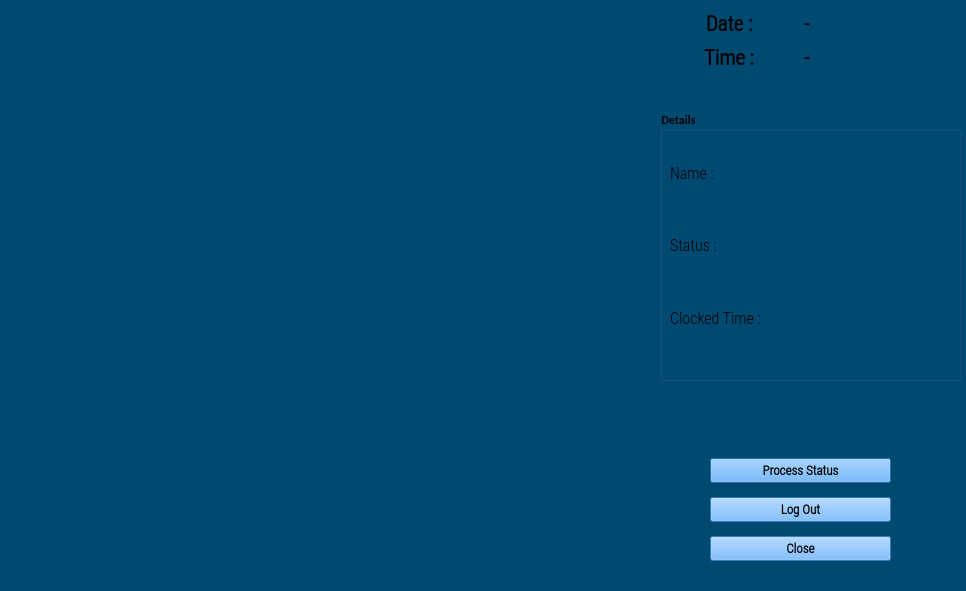
<?xml version="1.0" encoding="UTF-8"?>
<ui version="4.0">
 <class>OutputDialog</class>
 <widget class="QDialog" name="OutputDialog">
  <property name="geometry">
   <rect>
    <x>0</x>
    <y>0</y>
    <width>966</width>
    <height>591</height>
   </rect>
  </property>
  <property name="minimumSize">
   <size>
    <width>0</width>
    <height>0</height>
   </size>
  </property>
  <property name="maximumSize">
   <size>
    <width>1280</width>
    <height>720</height>
   </size>
  </property>
  <property name="font">
   <font>
    <family>Calibri</family>
    <weight>75</weight>
    <bold>true</bold>
   </font>
  </property>
  <property name="windowTitle">
   <string>Access Control Screen</string>
  </property>
  <property name="windowIcon">
   <iconset>
    <normaloff>mcgsicon2.png</normaloff>mcgsicon2.png</iconset>
  </property>
  <property name="styleSheet">
   <string notr="true">background-color: rgb(0, 74, 113)</string>
  </property>
  <widget class="QLabel" name="imgLabel">
   <property name="geometry">
    <rect>
     <x>10</x>
     <y>100</y>
     <width>640</width>
     <height>480</height>
    </rect>
   </property>
   <property name="minimumSize">
    <size>
     <width>4</width>
     <height>0</height>
    </size>
   </property>
   <property name="maximumSize">
    <size>
     <width>640</width>
     <height>480</height>
    </size>
   </property>
   <property name="text">
    <string/>
   </property>
  </widget>
  <widget class="QWidget" name="horizontalLayoutWidget">
   <property name="geometry">
    <rect>
     <x>710</x>
     <y>450</y>
     <width>181</width>
     <height>121</height>
    </rect>
   </property>
   <layout class="QVBoxLayout" name="verticalLayout_3">
    <item>
     <widget class="QPushButton" name="ClockInButton">
      <property name="font">
       <font>
        <family>Roboto Condensed Light</family>
        <pointsize>10</pointsize>
        <weight>75</weight>
        <bold>true</bold>
       </font>
      </property>
      <property name="styleSheet">
       <string notr="true">background-color: rgb(85, 170, 255);</string>
      </property>
      <property name="text">
       <string>Process Status</string>
      </property>
      <property name="checkable">
       <bool>true</bool>
      </property>
     </widget>
    </item>
    <item>
     <widget class="QPushButton" name="ClockOutButton">
      <property name="font">
       <font>
        <family>Roboto Condensed Light</family>
        <pointsize>10</pointsize>
        <weight>75</weight>
        <bold>true</bold>
       </font>
      </property>
      <property name="styleSheet">
       <string notr="true">background-color: rgb(85, 170, 255);</string>
      </property>
      <property name="text">
       <string>Log Out</string>
      </property>
      <property name="checkable">
       <bool>true</bool>
      </property>
     </widget>
    </item>
    <item>
     <widget class="QPushButton" name="clsBtn">
      <property name="font">
       <font>
        <family>Roboto Condensed Light</family>
        <pointsize>10</pointsize>
        <weight>75</weight>
        <bold>true</bold>
       </font>
      </property>
      <property name="styleSheet">
       <string notr="true">background-color: rgb(85, 170, 255);</string>
      </property>
      <property name="text">
       <string>Close</string>
      </property>
      <property name="checkable">
       <bool>true</bool>
      </property>
     </widget>
    </item>
   </layout>
  </widget>
  <widget class="QWidget" name="gridLayoutWidget">
   <property name="geometry">
    <rect>
     <x>660</x>
     <y>10</y>
     <width>281</width>
     <height>61</height>
    </rect>
   </property>
   <layout class="QGridLayout" name="gridLayout_2">
    <item row="0" column="0">
     <widget class="QLabel" name="label">
      <property name="font">
       <font>
        <family>Roboto Condensed Light</family>
        <pointsize>16</pointsize>
        <weight>75</weight>
        <bold>true</bold>
       </font>
      </property>
      <property name="layoutDirection">
       <enum>Qt::LeftToRight</enum>
      </property>
      <property name="text">
       <string>Date :</string>
      </property>
      <property name="alignment">
       <set>Qt::AlignCenter</set>
      </property>
     </widget>
    </item>
    <item row="0" column="1">
     <widget class="QLabel" name="Date_Label">
      <property name="font">
       <font>
        <family>Roboto Condensed Light</family>
        <pointsize>15</pointsize>
        <weight>75</weight>
        <bold>true</bold>
       </font>
      </property>
      <property name="text">
       <string>-</string>
      </property>
     </widget>
    </item>
    <item row="1" column="0">
     <widget class="QLabel" name="label_2">
      <property name="font">
       <font>
        <family>Roboto Condensed Light</family>
        <pointsize>16</pointsize>
        <weight>75</weight>
        <bold>true</bold>
       </font>
      </property>
      <property name="text">
       <string>Time :</string>
      </property>
      <property name="alignment">
       <set>Qt::AlignCenter</set>
      </property>
     </widget>
    </item>
    <item row="1" column="1">
     <widget class="QLabel" name="Time_Label">
      <property name="font">
       <font>
        <family>Roboto Condensed Light</family>
        <pointsize>15</pointsize>
        <weight>75</weight>
        <bold>true</bold>
       </font>
      </property>
      <property name="text">
       <string>-</string>
      </property>
     </widget>
    </item>
   </layout>
  </widget>
  <widget class="QGroupBox" name="groupBox">
   <property name="geometry">
    <rect>
     <x>660</x>
     <y>110</y>
     <width>301</width>
     <height>271</height>
    </rect>
   </property>
   <property name="styleSheet">
    <string notr="true">border-color:  rgb(85, 170, 255);
</string>
   </property>
   <property name="title">
    <string>Details</string>
   </property>
   <widget class="QWidget" name="verticalLayoutWidget">
    <property name="geometry">
     <rect>
      <x>10</x>
      <y>30</y>
      <width>114</width>
      <height>211</height>
     </rect>
    </property>
    <layout class="QVBoxLayout" name="verticalLayout">
     <item>
      <widget class="QLabel" name="label_3">
       <property name="font">
        <font>
         <family>Roboto Condensed Light</family>
         <pointsize>12</pointsize>
         <weight>50</weight>
         <bold>false</bold>
        </font>
       </property>
       <property name="text">
        <string>Name : </string>
       </property>
      </widget>
     </item>
     <item>
      <widget class="QLabel" name="label_4">
       <property name="font">
        <font>
         <family>Roboto Condensed Light</family>
         <pointsize>12</pointsize>
         <weight>50</weight>
         <bold>false</bold>
        </font>
       </property>
       <property name="text">
        <string>Status :</string>
       </property>
      </widget>
     </item>
     <item>
      <widget class="QLabel" name="label_5">
       <property name="font">
        <font>
         <family>Roboto Condensed Light</family>
         <pointsize>12</pointsize>
         <weight>50</weight>
         <bold>false</bold>
        </font>
       </property>
       <property name="text">
        <string>Clocked Time : </string>
       </property>
      </widget>
     </item>
    </layout>
   </widget>
   <widget class="QWidget" name="verticalLayoutWidget_2">
    <property name="geometry">
     <rect>
      <x>125</x>
      <y>30</y>
      <width>171</width>
      <height>211</height>
     </rect>
    </property>
    <layout class="QVBoxLayout" name="verticalLayout_2">
     <item>
      <widget class="QLabel" name="NameLabel">
       <property name="font">
        <font>
         <family>Roboto Condensed Light</family>
         <pointsize>12</pointsize>
         <weight>50</weight>
         <bold>false</bold>
        </font>
       </property>
       <property name="text">
        <string/>
       </property>
      </widget>
     </item>
     <item>
      <widget class="QLabel" name="StatusLabel">
       <property name="font">
        <font>
         <family>Roboto Condensed Light</family>
         <pointsize>12</pointsize>
         <weight>50</weight>
         <bold>false</bold>
        </font>
       </property>
       <property name="text">
        <string/>
       </property>
      </widget>
     </item>
     <item>
      <layout class="QHBoxLayout" name="horizontalLayout_2">
       <item>
        <widget class="QLabel" name="HoursLabel">
         <property name="font">
          <font>
           <family>Roboto Condensed Light</family>
           <pointsize>12</pointsize>
           <weight>50</weight>
           <bold>false</bold>
          </font>
         </property>
         <property name="text">
          <string/>
         </property>
        </widget>
       </item>
       <item>
        <widget class="QLabel" name="MinLabel">
         <property name="font">
          <font>
           <family>Roboto Condensed Light</family>
           <pointsize>12</pointsize>
           <weight>50</weight>
           <bold>false</bold>
          </font>
         </property>
         <property name="text">
          <string/>
         </property>
        </widget>
       </item>
      </layout>
     </item>
    </layout>
   </widget>
  </widget>
  <widget class="QLabel" name="picLabel">
   <property name="geometry">
    <rect>
     <x>0</x>
     <y>0</y>
     <width>651</width>
     <height>91</height>
    </rect>
   </property>
   <property name="text">
    <string/>
   </property>
   <property name="pixmap">
    <pixmap>mcgs4-splash.png</pixmap>
   </property>
   <property name="scaledContents">
    <bool>true</bool>
   </property>
  </widget>
 </widget>
 <resources>
  <include location="resource.qrc"/>
 </resources>
 <connections/>
</ui>
